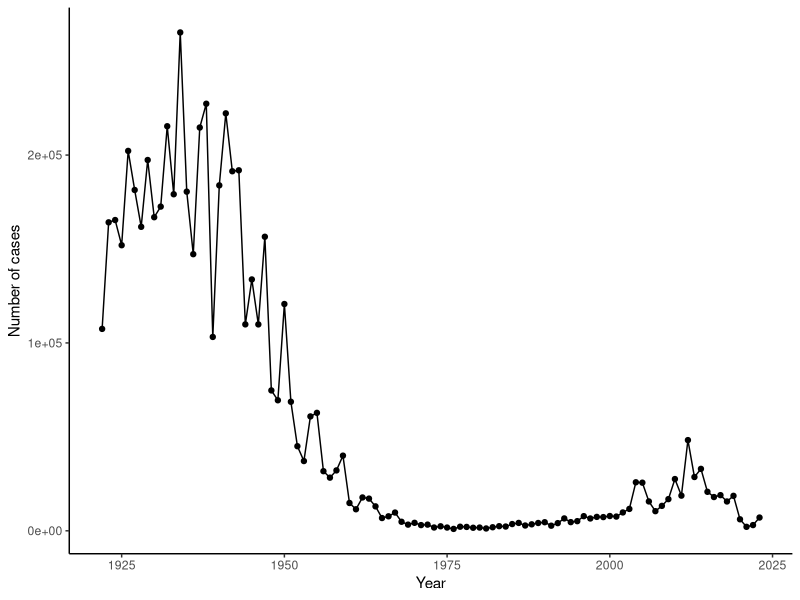
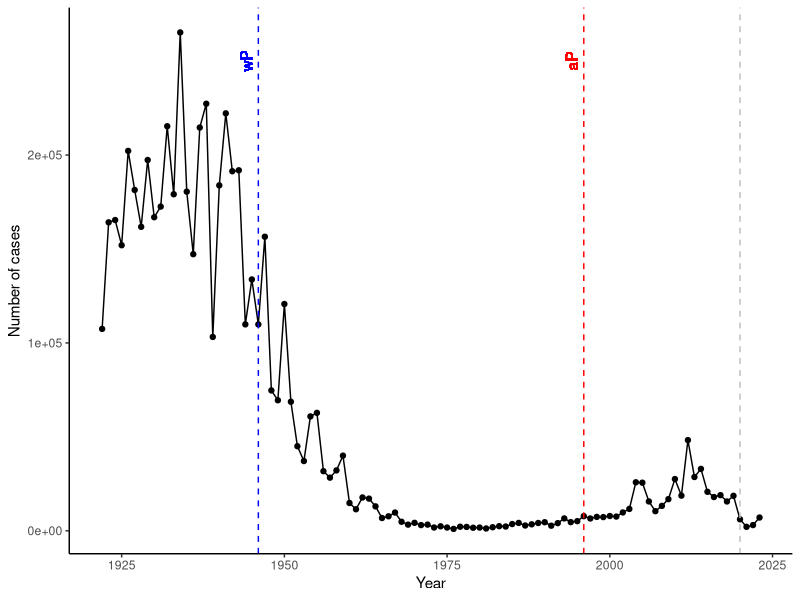

Reproduce these figures in R, in order. (Note: this script raises an error after producing the figures.)
## ---- chunk 1
cdc <- data.frame(
                                 year = c(1922L,1923L,1924L,1925L,
                                          1926L,1927L,1928L,1929L,1930L,1931L,
                                          1932L,1933L,1934L,1935L,1936L,
                                          1937L,1938L,1939L,1940L,1941L,1942L,
                                          1943L,1944L,1945L,1946L,1947L,
                                          1948L,1949L,1950L,1951L,1952L,
                                          1953L,1954L,1955L,1956L,1957L,1958L,
                                          1959L,1960L,1961L,1962L,1963L,
                                          1964L,1965L,1966L,1967L,1968L,1969L,
                                          1970L,1971L,1972L,1973L,1974L,
                                          1975L,1976L,1977L,1978L,1979L,1980L,
                                          1981L,1982L,1983L,1984L,1985L,
                                          1986L,1987L,1988L,1989L,1990L,
                                          1991L,1992L,1993L,1994L,1995L,1996L,
                                          1997L,1998L,1999L,2000L,2001L,
                                          2002L,2003L,2004L,2005L,2006L,2007L,
                                          2008L,2009L,2010L,2011L,2012L,
                                          2013L,2014L,2015L,2016L,2017L,2018L,
                                          2019L,2020L,2021L,2022L,2023L),
         cases = c(107473,164191,165418,152003,
                                          202210,181411,161799,197371,
                                          166914,172559,215343,179135,265269,
                                          180518,147237,214652,227319,103188,
                                          183866,222202,191383,191890,109873,
                                          133792,109860,156517,74715,69479,
                                          120718,68687,45030,37129,60886,
                                          62786,31732,28295,32148,40005,
                                          14809,11468,17749,17135,13005,6799,
                                          7717,9718,4810,3285,4249,3036,
                                          3287,1759,2402,1738,1010,2177,2063,
                                          1623,1730,1248,1895,2463,2276,
                                          3589,4195,2823,3450,4157,4570,
                                          2719,4083,6586,4617,5137,7796,6564,
                                          7405,7298,7867,7580,9771,11647,
                                          25827,25616,15632,10454,13278,
                                          16858,27550,18719,48277,28639,32971,
                                          20762,17972,18975,15609,18617,
                                          6124,2116,3044,7063)
       )
## ---- chunk 2
library(ggplot2)

cdcgraph <- ggplot(cdc) +
  aes(year, cases) +
  geom_point() +
  geom_line() +
  labs(x="Year",y="Number of cases") +
  theme_classic()

cdcgraph
## ---- chunk 3
cdcgraph +
  geom_vline(xintercept = 1946, linetype="dashed", color = "blue") +
  geom_vline(xintercept = 1996, linetype="dashed", color = "red") +
  geom_vline(xintercept = 2020, linetype="dashed", color = "grey") +
  geom_text(aes(x=1946, y=250000, label="wP"), 
            angle=90, vjust = -0.5, color="blue") +
  geom_text(aes(x=1996, y=250000, label="aP"), 
            angle=90, vjust = -0.5, color="red")
## ---- chunk 4
library(jsonlite)
subject <- read_json("https://www.cmi-pb.org/api/subject", simplifyVector = TRUE) 
head(subject, 3)
## ---- chunk 5
table(subject$infancy_vac)
subject$infancy_vac
## ---- chunk 6
table(subject$biological_sex)
## ---- chunk 7
table(subject$race, subject$biological_sex)
## ---- chunk 8
library(jsonlite)
specimen <- read_json("https://www.cmi-pb.org/api/v5_1/specimen", simplifyVector = TRUE)
ab_titer <- read_json("https://www.cmi-pb.org/api/v5_1/plasma_ab_titer",simplifyVector = TRUE)
## ---- chunk 9
library(lubridate)
library(dplyr)

subject$age <- today() - ymd(subject$year_of_birth)

# (i)
ap <- subject %>% filter(infancy_vac == "aP")
round(summary(time_length(ap$age, "years" )))

 # (ii)
wp <- subject %>% filter(infancy_vac == "wP")
round(summary(time_length(wp$age, "years")))

# (iii)
t.test(ap$age,wp$age)
## ---- chunk 10
subject$boost_age <- ymd(subject$date_of_boost) - ymd(subject$year_of_birth)
round(head(time_length(subject$boost_age,"years")))
round(summary(time_length(subject$boost_age,"years")))
## ---- chunk 11
ggplot(subject) +
  aes(time_length(age, "year"),
      fill=as.factor(infancy_vac)) +
  geom_histogram(show.legend=FALSE) +
  facet_wrap(vars(infancy_vac), nrow=2) +
  xlab("Age in years")
## ---- chunk 12
library(dplyr)

meta <- inner_join(subject, specimen)

head(meta)
## ---- chunk 13
ab_data <- inner_join(meta,ab_titer)
head(ab_data)
## ---- chunk 14
head(ab_data$isotype)
## ---- chunk 15
unique(ab_data$antigen)
## ---- chunk 16
ggplot(ab_data) +
  aes(MFI,antigen) +
  geom_boxplot() +
  theme_classic()
## ---- chunk 17
table(ab_data$dataset)
## ---- chunk 18
ab_data |>
  filter(isotype == "IgG") -> igg_data
igg_data
## ---- chunk 19
igg_dataplot <- ggplot(igg_data) +
  aes(x=MFI_normalised, y=antigen) +
  geom_boxplot() +
  theme_classic()
igg_dataplot
## ---- chunk 20
igg_dataplot +
  aes(color=infancy_vac)
## ---- chunk 21
igg_dataplot +
  aes(color=infancy_vac) +
  facet_wrap(~infancy_vac)
## ---- chunk 22
igg_data |>
  filter(visit %in% 1:8) |>
  ggplot() +
    aes(x=MFI_normalised,y=antigen,color=infancy_vac) +
    facet_wrap(~visit) +
    geom_boxplot() +
    theme_classic()
## ---- chunk 23
library(dplyr)
filter(igg_data, antigen=="PRN") %>%
  ggplot() +
  aes(MFI_normalised, col=infancy_vac) +
  geom_boxplot(show.legend = TRUE) +
  facet_wrap(vars(visit)) +
  theme_classic() +
  labs(title="PRN")

filter(igg_data, antigen=="FIM2/3") %>%
  ggplot() +
  aes(MFI_normalised, col=infancy_vac) +
  geom_boxplot(show.legend = TRUE) +
  facet_wrap(vars(visit)) +
  theme_classic() +
  labs(title="FIM2/3")
## ---- chunk 24
pt_2020 <- igg_data |>
  filter(antigen == "PT") |>
  filter(dataset == "2020_dataset")
pt_2021 <- igg_data |>
  filter(antigen == "PT") |>
  filter(dataset == "2021_dataset")

pt_2020
pt_2021
## ---- chunk 25
pt_2020 |>
  ggplot() +
    aes(planned_day_relative_to_boost,
        MFI_normalised, 
        color=infancy_vac, 
        group=subject_id) +
    geom_point() +
    geom_line() +
    theme_classic() +
    geom_vline(xintercept=0, col="darkgreen") +
    geom_vline(xintercept =14, col="darkgreen") +
    labs(title="2020 dataset IgG PT",
       subtitle = "Dashed lines indicate day 0 (pre-boost) and 14 (apparent peak levels)",x="Days post booster", y="Normalized MFI for PT IgG")

pt_2020 |>
  ggplot() +
    aes(planned_day_relative_to_boost,
        MFI_normalised, 
        color=infancy_vac, 
        group=subject_id) +
    geom_point() +
    geom_line() +
    theme_classic() +
    geom_vline(xintercept=0, col="darkgreen") +
    geom_vline(xintercept =14, col="darkgreen") +
    scale_x_continuous(limits = c(0, 125)) +
    labs(title="2020 dataset IgG PT",
       subtitle = "Dashed lines indicate day 0 (pre-boost) and 14 (apparent peak levels), \n scale cropped at 125 days for better comparison with 2021",x="Days post booster", y="Normalized MFI for PT IgG")

pt_2021 |>
  ggplot() +
    aes(planned_day_relative_to_boost,
        MFI_normalised, 
        color=infancy_vac, 
        group=subject_id) +
    geom_point() +
    geom_line() +
    theme_classic() +
    geom_vline(xintercept=0, col="darkgreen") +
    geom_vline(xintercept =14, col="darkgreen") +
    labs(title="2021 dataset IgG PT",
       subtitle = "Dashed lines indicate day 0 (pre-boost) and 14 (apparent peak levels)",x="Days post booster", y="Normalized MFI for PT IgG")
## ---- chunk 26
sessionInfo()
